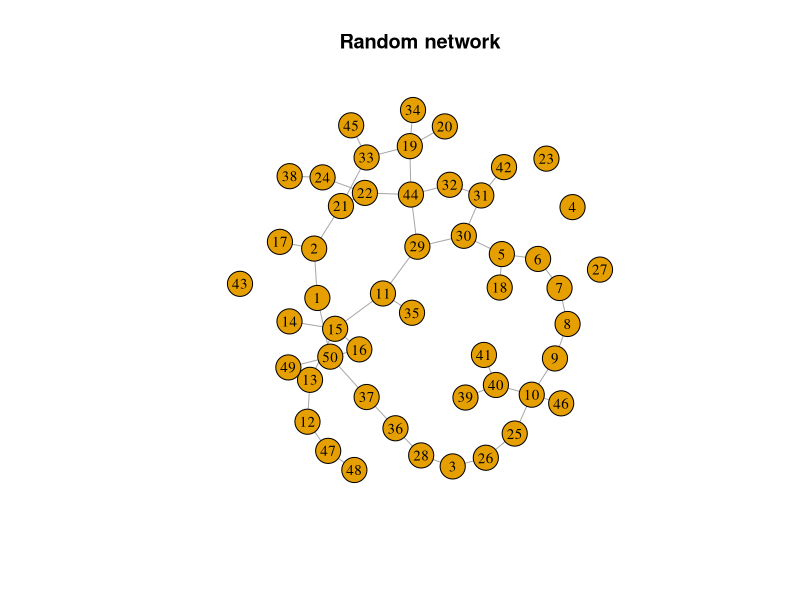
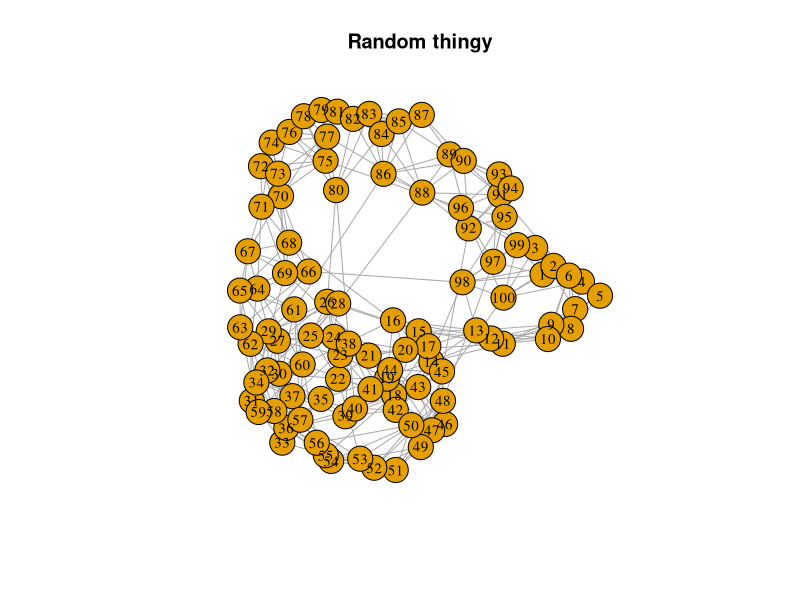
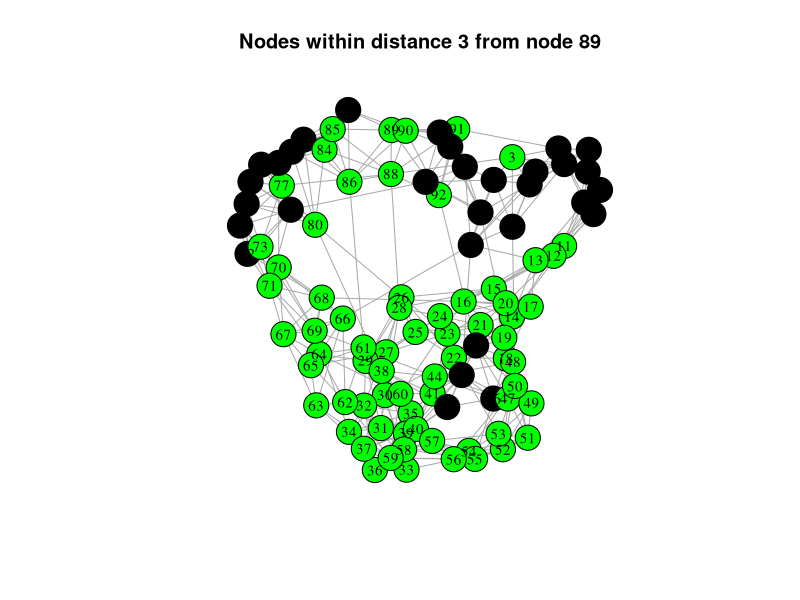
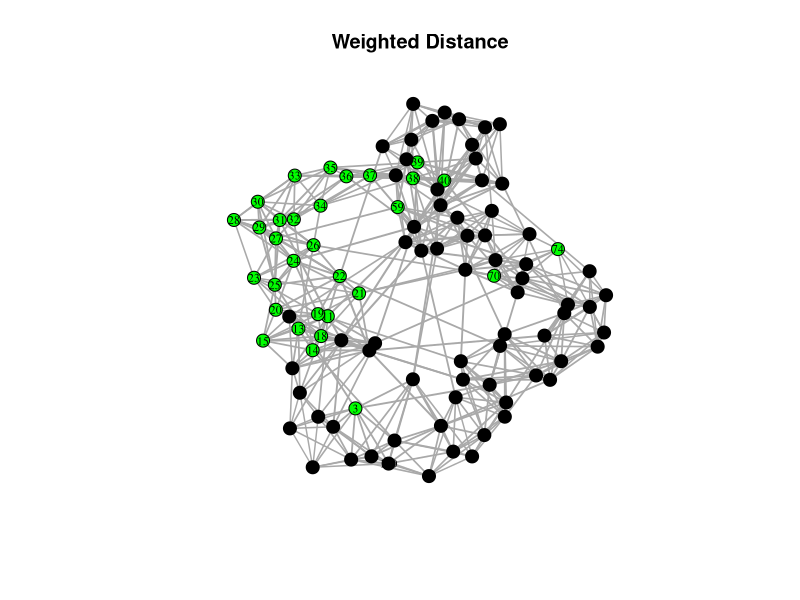
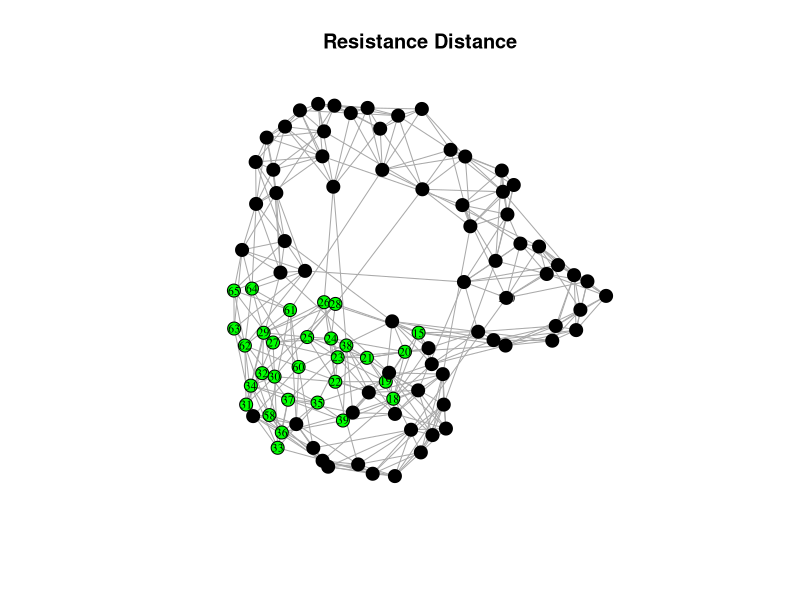

The R script that drew these images, in order:
rm(list = ls()) # 
library(igraph) # 
set.seed(123)  # 
random_network <- watts.strogatz.game(1, 50, 1, .35, loops = FALSE, multiple = FALSE)
plot(random_network, main="Random network", edge.arrow.size=.4, vertex.label.color="black", vertex.label.dist=0, vertex.size=14,
     vertex.label.cex=.9)

set.seed(123)  # set seed
g <- watts.strogatz.game(1, 100, 4, 0.05)
average.path.length(g)
plot(g, main="Random thingy", edge.arrow.size=.4, vertex.label.color="black", vertex.label.dist=0, vertex.size=14,
     vertex.label.cex=.9)
transitivity(g, type="average")

# Calculate shortest paths from node 89
distances <- shortest.paths(g, v = 30)


vertex_colors <- ifelse(distances <= 3, "green", "black")

plot(g, main="Nodes within distance 3 from node 89",
     edge.arrow.size=.4, vertex.label.color="black", vertex.label.dist=0, vertex.size=14,
     vertex.label.cex=.9, vertex.color=vertex_colors)

avg_path_length <- average.path.length(g)
cat("Average path length:", avg_path_length, "\n")

avg_transitivity <- transitivity(g, type="average")
cat("Average transitivity:", avg_transitivity, "\n")


#################
# distance measure with weighted graphs

library(igraph)

# Create the Watts-Strogatz graph
set.seed(123)  # For reproducibility
g <- watts.strogatz.game(1, 100, 5, 0.05)

degrees <- degree(g)

# Assign edge weights based on degrees
E(g)$weight <- apply(get.edges(g, E(g)), 1, function(e) {
  degrees[e[1]] + degrees[e[2]]
})

weighted_distances <- shortest.paths(g, v = 30, weights = E(g)$weight)

threshold <- quantile(weighted_distances, probs = 0.3)

vertex_colors <- ifelse(weighted_distances <= threshold, "green", "black")

plot(g, main="Weighted Distance",
     edge.arrow.size = 0.4, vertex.label.color = "black", vertex.label.dist = 0,
     vertex.size = 7, vertex.label.cex = 0.7, vertex.color = vertex_colors,
     edge.width = E(g)$weight / max(E(g)$weight) * 2) 

selected_nodes <- which(weighted_distances <= threshold)
cat("Nodes within the weighted distance threshold:", selected_nodes, "\n")


#######
# distance measure resistance distance

# Compute the Laplacian matrix and convert it to a standard numeric matrix

set.seed(123)  # For reproducibility
g <- watts.strogatz.game(1, 100, 4, 0.05)

laplacian_matrix <- as.matrix(graph.laplacian(g, normalized = TRUE))

laplacian_pseudo_inv <- MASS::ginv(laplacian_matrix)

# Test from node 30 
node_of_interest <- 30
resistance_distances <- diag(laplacian_pseudo_inv) + laplacian_pseudo_inv[node_of_interest, node_of_interest] - 2 * laplacian_pseudo_inv[, node_of_interest]

# Define a threshold 
threshold <- quantile(resistance_distances, probs = 0.3)

vertex_colors <- ifelse(resistance_distances <= threshold, "green", "black")

plot(g, main = "Resistance Distance",
     edge.arrow.size = 0.4, vertex.label.color = "black", vertex.label.dist = 0,
     vertex.size = 7, vertex.label.cex = 0.7, vertex.color = vertex_colors)

selected_nodes <- which(resistance_distances <= threshold)
cat("Nodes within the resistance distance threshold:", selected_nodes, "\n")

















